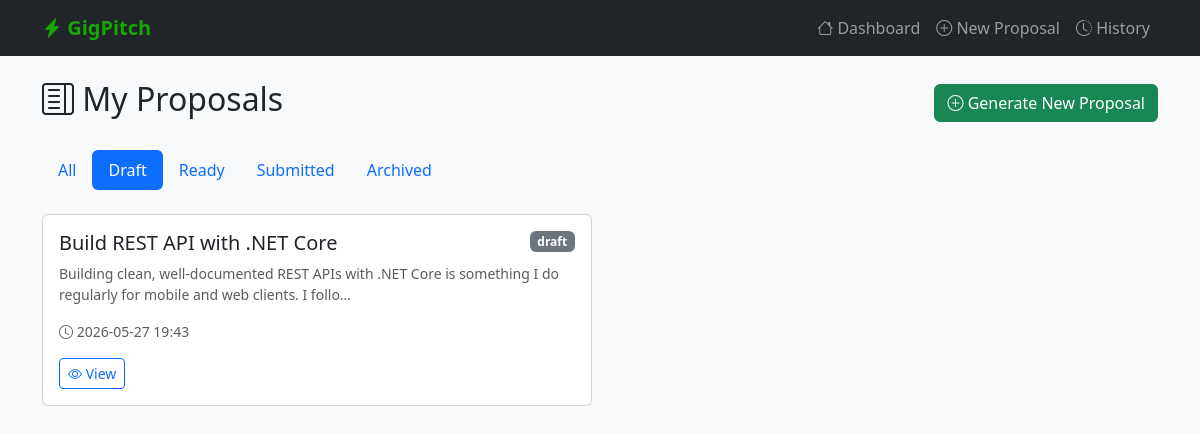
Page /?status=draft on the committed database.
### tables this page shows
CREATE TABLE proposals (
                id INTEGER PRIMARY KEY AUTOINCREMENT,
                user_id INTEGER NOT NULL,
                job_title TEXT NOT NULL,
                job_description TEXT NOT NULL,
                client_questions TEXT,
                opening TEXT NOT NULL,
                introduction TEXT NOT NULL,
                deliverables TEXT NOT NULL,
                related_projects TEXT NOT NULL,
                cta TEXT NOT NULL,
                loom_url TEXT,
                full_text TEXT NOT NULL,
                status TEXT NOT NULL DEFAULT 'draft',
                created_at DATETIME DEFAULT CURRENT_TIMESTAMP,
                updated_at DATETIME DEFAULT CURRENT_TIMESTAMP,
                FOREIGN KEY (user_id) REFERENCES users(id)
            );

### app.py (the view)
@app.route("/")
def index():
    user_id = get_default_user_id()
    proposals = get_all_proposals(user_id) if user_id else []
    status_filter = request.args.get("status", "")
    if status_filter:
        proposals = [p for p in proposals if p["status"] == status_filter]
    return render_template("index.html", proposals=proposals, status_filter=status_filter)

### app.py (called while the page is built)
def get_default_user_id():
    from database.db import get_db
    conn = get_db()
    try:
        user = conn.execute("SELECT id FROM users LIMIT 1").fetchone()
        return user["id"] if user else None
    finally:
        conn.close()

### database/db.py (called while the page is built)
def get_db():
    conn = sqlite3.connect(DB_PATH)
    conn.row_factory = sqlite3.Row
    conn.execute("PRAGMA foreign_keys = ON")
    return conn

### proposals/proposal_builder.py (called while the page is built)
def get_all_proposals(user_id: int) -> list:
    conn = get_db()
    try:
        rows = conn.execute(
            "SELECT * FROM proposals WHERE user_id = ? ORDER BY updated_at DESC",
            (user_id,)
        ).fetchall()
        proposals = []
        for row in rows:
            data = dict(row)
            data["deliverables"] = json.loads(data.get("deliverables", "[]"))
            data["related_projects"] = json.loads(data.get("related_projects", "[]"))
            proposals.append(data)
        return proposals
    finally:
        conn.close()

### templates/index.html (shortened to what this page needs)
{% extends "base.html" %}
{% block content %}
<div class="d-flex justify-content-between align-items-center mb-4">
    <h2><i class="bi bi-layout-text-sidebar"></i> My Proposals</h2>
    <a href="{{ url_for('generate') }}" class="btn btn-success">
        <i class="bi bi-plus-circle"></i> Generate New Proposal
    </a>
</div>
<ul class="nav nav-pills mb-4">
    <li class="nav-item">
        <a class="nav-link {% if not status_filter %}active{% endif %}" href="{{ url_for('index') }}">
            All
        </a>
    </li>
    {% for status in ['draft', 'ready', 'submitted', 'archived'] %}
    <li class="nav-item">
        <a class="nav-link {% if status_filter == status %}active{% endif %}"
           href="{{ url_for('index', status=status) }}">
            {{ status|capitalize }}
        </a>
    </li>
    {% endfor %}
</ul>
{% if proposals %}
    <div class="row g-3">
        {% for p in proposals %}
        <div class="col-md-6">
            <div class="card proposal-card h-100">
                <div class="card-body">
                    <div class="d-flex justify-content-between align-items-start mb-2">
                        <h5 class="card-title mb-0">{{ p.job_title }}</h5>
                        <span class="badge status-{{ p.status }} text-white ms-2">{{ p.status }}</span>
                    </div>
                    <p class="card-text text-muted small">
                        {{ p.opening[:120] }}{% if p.opening|length > 120 %}…{% endif %}
                    </p>
                    <div class="text-muted small mb-3">
                        <i class="bi bi-clock"></i>
                        {{ p.created_at[:16] if p.created_at else '' }}
                    </div>
                    <a href="{{ url_for('view_proposal', proposal_id=p.id) }}"
                       class="btn btn-outline-primary btn-sm">
                        <i class="bi bi-eye"></i> View
                    </a>
                </div>
            </div>
        </div>
        {% endfor %}
    </div>
{% endif %}
{% endblock %}

### templates/base.html (style rules this page uses)
body { background-color: #f8f9fa; }
.status-draft { background-color: #6c757d; }

### rows in the picture
proposals: status "Ready"
proposals: status "Submitted"
proposals: job_title "Build REST API with .NET Core", status "draft", opening "Building clean, well-documented REST APIs with .NET Core is something I do regularly for mobile and web clients. I follo", created_at "2026-05-27 19:43"

### other values in the picture
{{ status|capitalize }} "Draft" "Archived"
